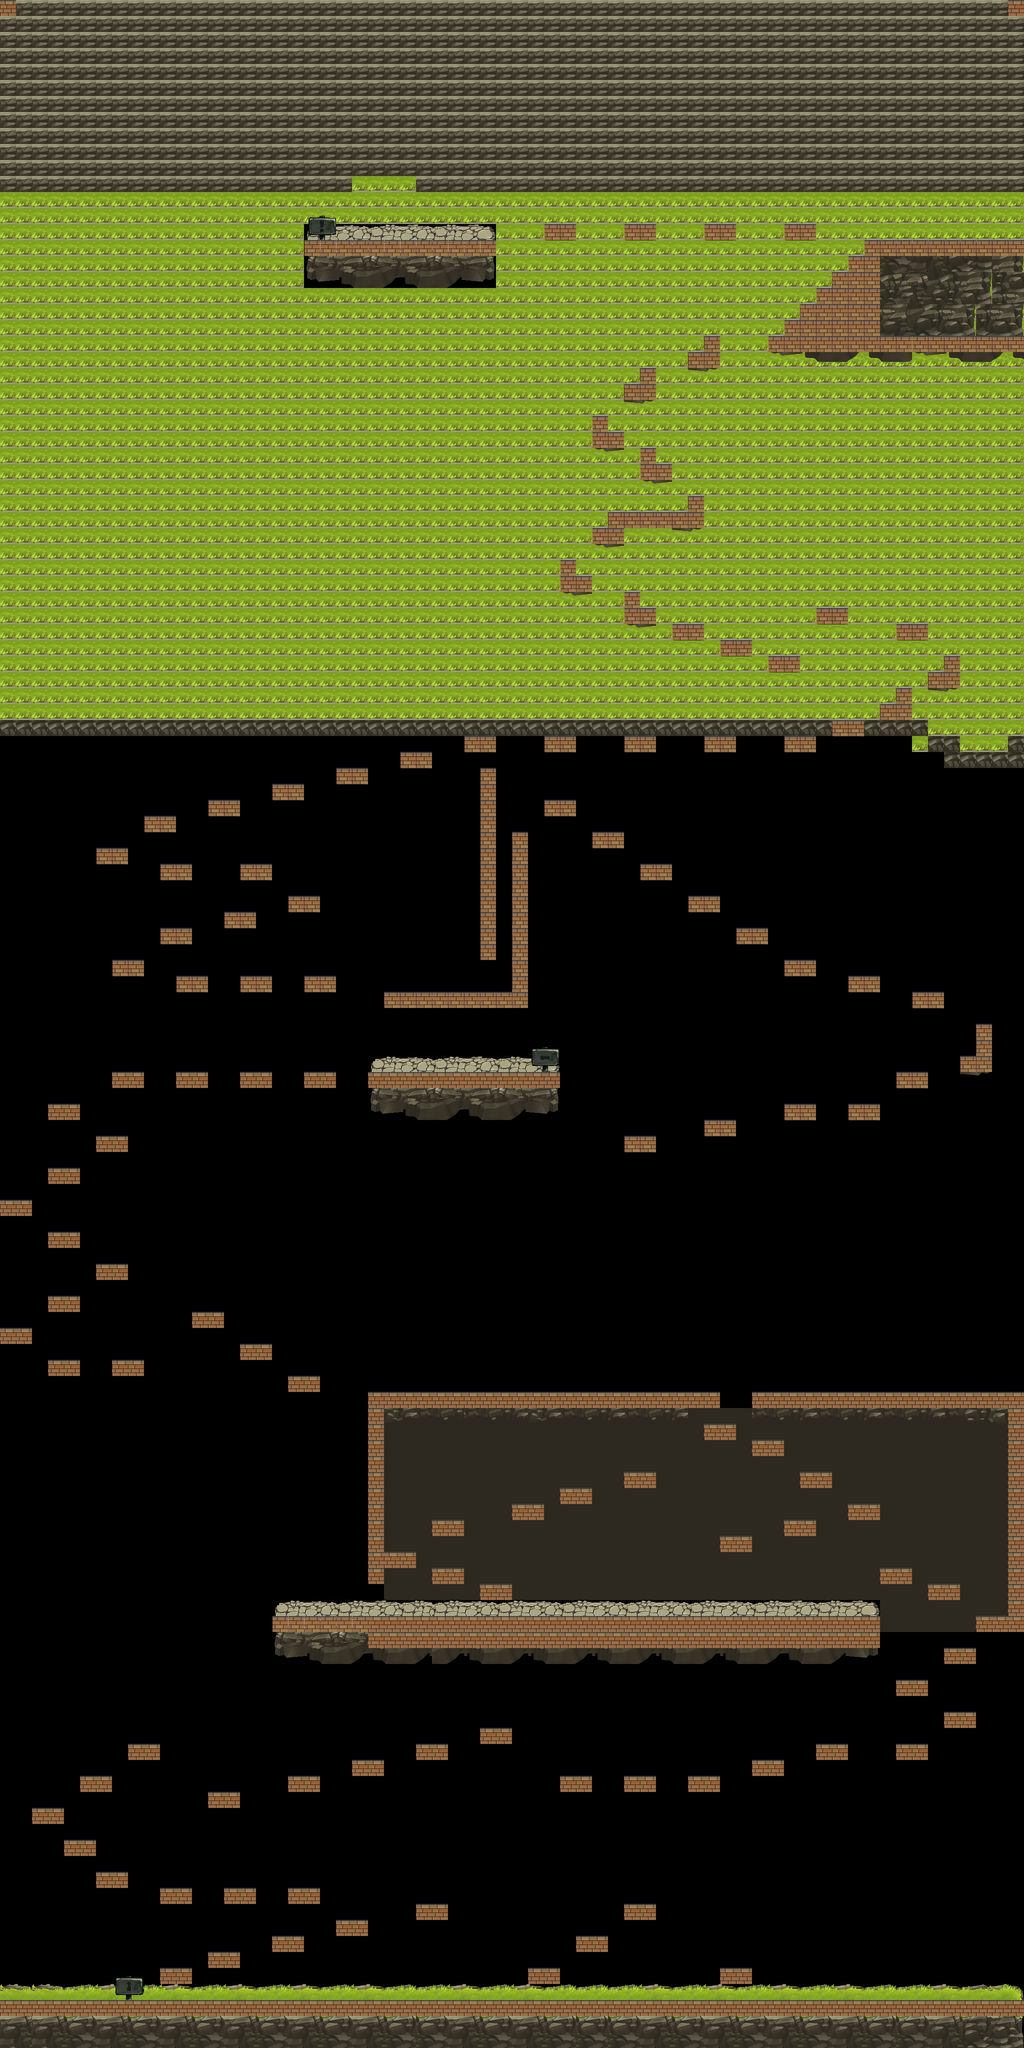

The image is a tile-based game level rendered from a .tmx file. Its description and source (layers, tilesets, objects; grid data summarised) follow:
An orthogonal 64x128 tile map with 32x32 px tiles, 3 tile layers (background, background2, Tile Layer 2), 3 tilesets.

<map version="1.0" orientation="orthogonal" renderorder="right-down" width="64" height="128" tilewidth="32" tileheight="32" nextobjectid="2">
 <tileset firstgid="1" name="tmx-rpg-bigpack.1" tilewidth="32" tileheight="32">
  <image source="tmx-rpg-bigpack.atlasc/tmx-rpg-bigpack.1.png" width="674" height="738" />
 </tileset>
 <tileset firstgid="484" name="valley-tiles-5.1" tilewidth="32" tileheight="32">
  <image source="valley-tiles-5.atlasc/valley-tiles-5.1.png" width="1154" height="1026" />
 </tileset>
 <tileset firstgid="1636" name="kz_signs_small.1" tilewidth="32" tileheight="32" spacing="1">
  <image source="kz_signs_small.atlasc/kz_signs_small.1.png" width="204" height="134" />
 </tileset>
 <layer name="background" width="64" height="128">
  <data>[8192 cells, 3924 non-empty, 184 distinct tile ids]</data>
 </layer>
 <layer name="background2" width="64" height="128">
  <data>[8192 cells, 1334 non-empty, 109 distinct tile ids]</data>
 </layer>
 <layer name="Tile Layer 2" width="64" height="128">
  <data>[8192 cells, 552 non-empty, 2 distinct tile ids]</data>
 </layer>
</map>
